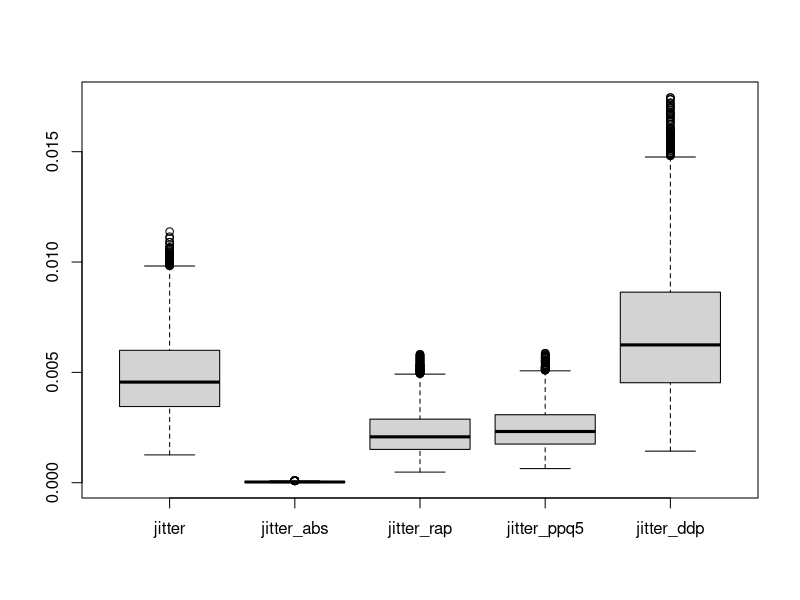
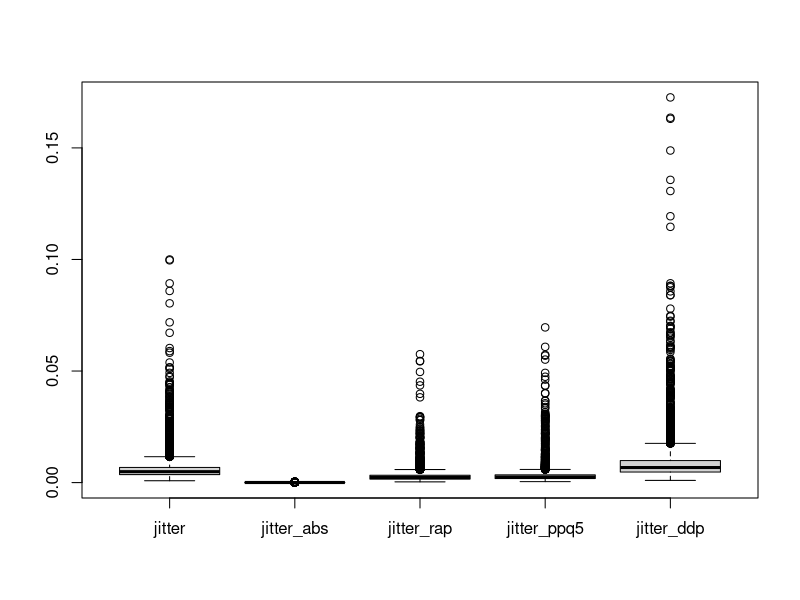
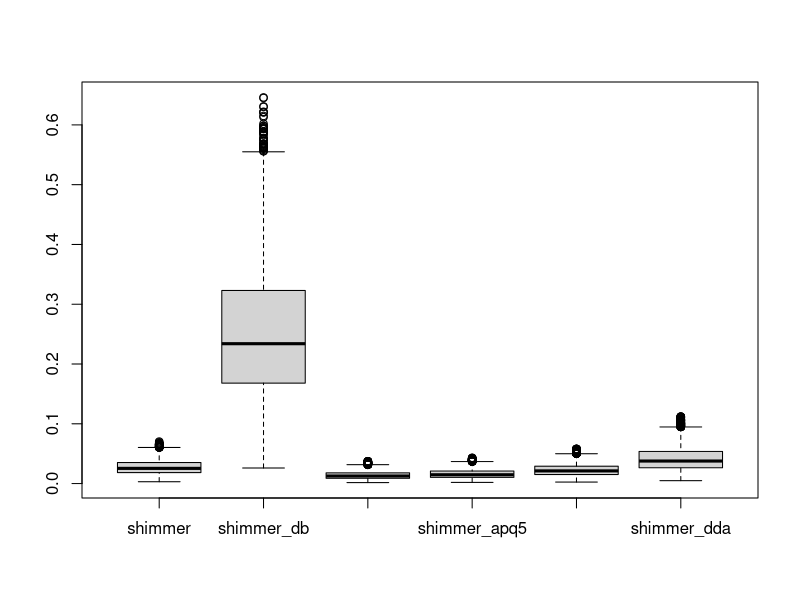
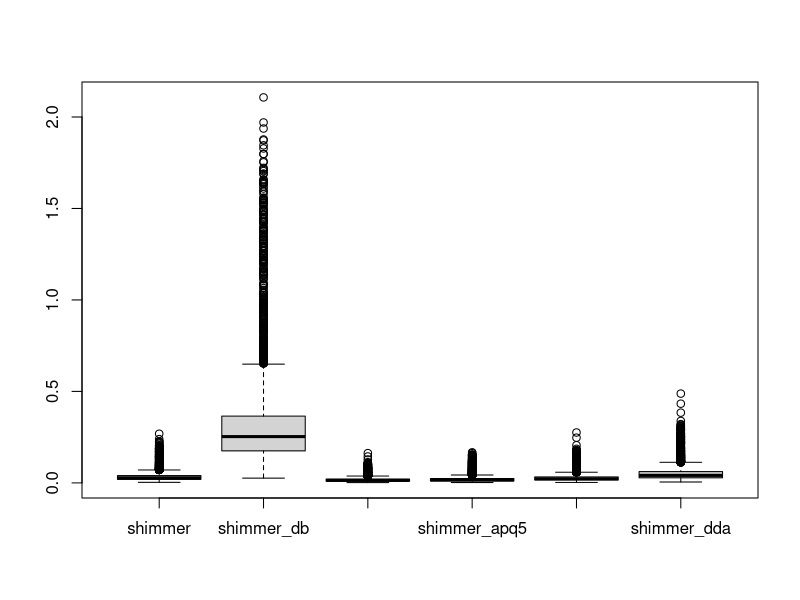
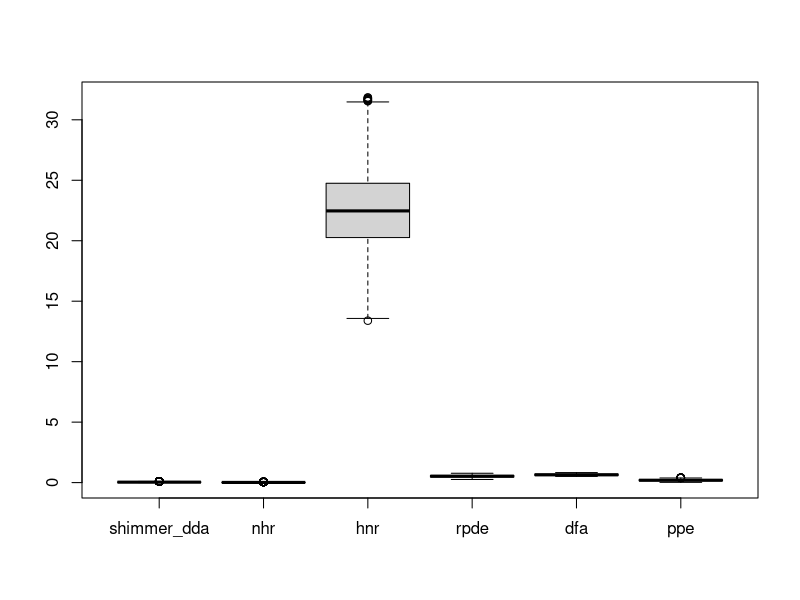
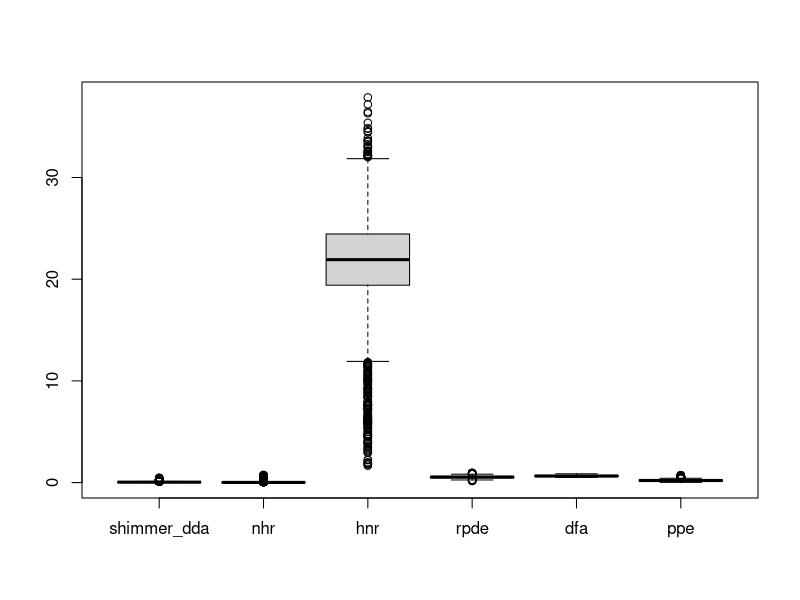

R code for these plots, in order:
library(tidyverse)
library(data.table)
df <- read.csv("parkinsons.csv")

dim(df)
str(df)

#Dropping Subject column
df <- subset (df, select = -subject.)
df <- distinct(df)
df1 <- unique(df)

#Lowercase all columns
names(df) <- tolower(names(df))
names(df)

#Renaming all columns for better handling
setnames(df, old = c('jitter...','jitter.abs.','jitter.rap','jitter.ppq5','jitter.ddp','shimmer.db.','shimmer.apq3','shimmer.apq5','shimmer.apq11','shimmer.dda'), new = c('jitter','jitter_abs','jitter_rap','jitter_ppq5','jitter_ddp','shimmer_db','shimmer_apq3','shimmer_apq5','shimmer_apq11','shimmer_dda'))

View(df)
glimpse(df)
y <- df[6:21]

#Initializing DF to Null
parkinson_data_clean <- NULL


#Looping through all attributes to remove outliers, combined the tables and eliminate dupes
for (x in y){
  remove_outliers <- function(x, na.rm = TRUE, ...) {
    qnt <- quantile(x, probs=c(.25, .75), na.rm = na.rm, ...)
    H <- 1.5 * IQR(x, na.rm = na.rm)
    x[x < (qnt[1] - H)] <- NA
    x[x > (qnt[2] + H)] <- NA
    x
  }
  
  parkinson_data_clean <- rbind(parkinson_data_clean,apply(df[, 0:21], 2, remove_outliers))
  parkinson_data_clean <- na.omit(parkinson_data_clean)
  
}

parkinson_data_clean <- as.data.frame(parkinson_data_clean)
parkinson_data_clean <- distinct(parkinson_data_clean)

#Comparing cleaned and uncleaned data for the attributes
boxplot(parkinson_data_clean[6:10])
boxplot(df[6:10])

#Comparing cleaned and uncleaned data for the attributes
boxplot(parkinson_data_clean[11:16])
boxplot(df[11:16])


#Comparing cleaned and uncleaned data for the attributes
boxplot(parkinson_data_clean[16:21])
boxplot(df[16:21])



# ###################################################################### UNUSED CODE
# #Shimmers Data Outliers processing
# quartiles_Shimmer <- quantile(df$shimmer, probs=c(.25, .75), na.rm = FALSE)
# IQR_Shimmer <- IQR(df$shimmer)
# Lower_Shimmer <- quartiles_Shimmer[1] - 1.5*IQR_Shimmer
# Upper_Shimmer <- quartiles_Shimmer[2] + 1.5*IQR_Shimmer
# 
# #Assigning Shimmer data without Outliers to df_Shimmer
# df_Shimmer <- subset(df, df$shimmer > Lower_Shimmer & df$shimmer < Upper_Shimmer)
# 
# #See outliers value
# df_ShimmerLower <- subset(df, df$shimmer < Lower_Shimmer)
# df_ShimmerUpper <- subset (df, df$shimmer > Upper_Shimmer)
# 
# View(df_ShimmerLower)
# View(df_ShimmerUpper)
# 
# range(df_ShimmerLower$shimmer) #Lower Outlier Shimmer Range
# range(df_ShimmerUpper$shimmer) #Upper Outlier Shimmer Range
# 
# range(df_Shimmer$shimmer) #Shimmer without Outliers range
# 
# 
# #Plotting with outliers
# boxplot.default(df$shimmer, df$shimmer_db, df$shimmer_apq3, df$shimmer_apq5, df$shimmer_apq11, df$shimmer_dda)
# 
# 
# #Plotting without outliers
# boxplot.default(df_Shimmer$shimmer, df_Shimmer$shimmer_db, df_Shimmer$shimmer_apq3, df_Shimmer$shimmer_apq5, df_Shimmer$shimmer_apq11, df_Shimmer$shimmer_dda)
# 
# 
# ####################################################################### UNUSED CODE
# #Jitter Data Outliers processing
# quartiles_ Jitter <- quantile(df$jitter, probs=c(.25, .75), na.rm = FALSE)
# IQR_Jitter <- IQR(df$jitter)
# Lower_Jitter <- quartiles_Jitter[1] - 1.5*IQR_Jitter
# Upper_Jitter <- quartiles_Jitter[2] + 1.5*IQR_Jitter
# 
# #Assigning Jitter data without Outliers to df_Jitter
# df_Jitter <- subset(df, df$jitter > Lower_Jitter & df$jitter < Upper_Jitter)
# 
# #See outliers value
# df_JitterLower <- subset(df, df$jitter < Lower_Jitter)
# df_JitterUpper <- subset(df, df$jitter > Upper_Jitter)
# 
# View(df_JitterLower)
# View(df_JitterUpper)
# range(df_JitterLower$jitter) #Lower Outlier Jitter Range
# range(df_JitterUpper$jitter) #Upper Outlier Jitter Range
# 
# range (df_Jitter$jitter) #Jitter without Outlier Range
# 
# #Plotting Jitter with outliers
# boxplot.default(df$jitter, df$jitter_abs, df$jitter_rap, df$jitter_ppq5, df$jitter_ddp)
# 
# #Plotting Jitter without outliers  ERROR
# boxplot.default(df_Jitter$jitter, df_Jitter$jitter_abs, df_Jitter$jitter_rap, df_Jitter$jitter_ppq5, df_Jitter$jitter_ddp)
